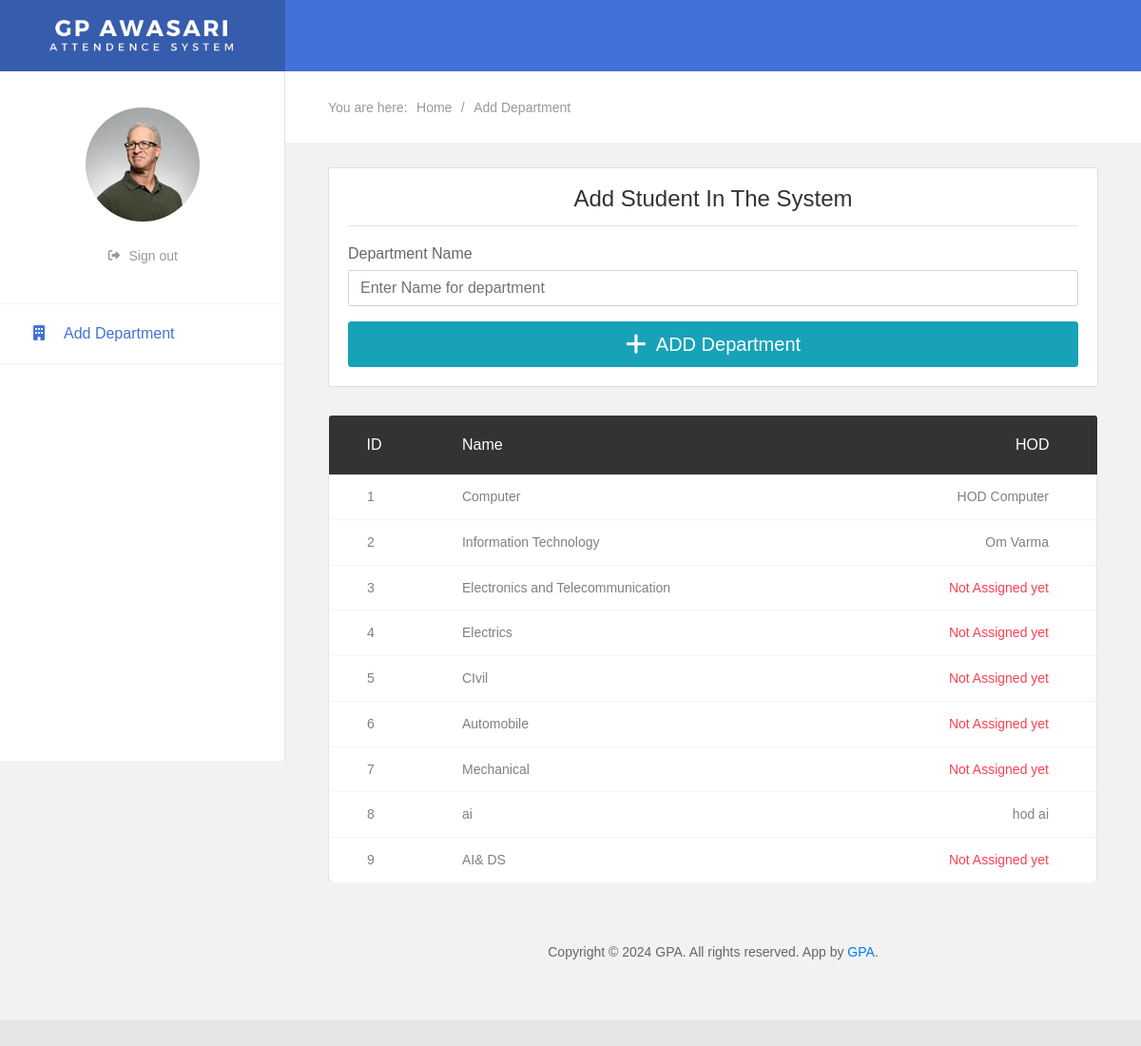
Screenshot of /principal/index.php (signed in) with the database file from the repository.
### tables this page shows
CREATE TABLE IF NOT EXISTS `department` (
  `id` int(11) NOT NULL AUTO_INCREMENT,
  `name` text NOT NULL,
  `status` tinyint(1) NOT NULL,
  PRIMARY KEY (`id`)
);

CREATE TABLE IF NOT EXISTS `hod_reg` (
  `id` int(11) NOT NULL AUTO_INCREMENT,
  `first_name` text NOT NULL,
  `last_name` text NOT NULL,
  `email` text NOT NULL,
  `phone` text NOT NULL,
  `password` text NOT NULL,
  `report_to` text NOT NULL,
  `department_id` text NOT NULL,
  PRIMARY KEY (`id`)
);

### principal/index.php (the view, shortened to what this page needs)
<!DOCTYPE html>
<html lang="en">
<head>
    <link href="css/font-face.css" rel="stylesheet" media="all">
    <link href="vendor/font-awesome-4.7/css/font-awesome.min.css" rel="stylesheet" media="all">
    <link href="vendor/font-awesome-5/css/fontawesome-all.min.css" rel="stylesheet" media="all">
    <link href="vendor/mdi-font/css/material-design-iconic-font.min.css" rel="stylesheet" media="all">
    <link href="vendor/bootstrap-4.1/bootstrap.min.css" rel="stylesheet" media="all">
    <link href="vendor/animsition/animsition.min.css" rel="stylesheet" media="all">
    <link href="vendor/bootstrap-progressbar/bootstrap-progressbar-3.3.4.min.css" rel="stylesheet" media="all">
    <link href="vendor/wow/animate.css" rel="stylesheet" media="all">
    <link href="vendor/css-hamburgers/hamburgers.min.css" rel="stylesheet" media="all">
    <link href="vendor/slick/slick.css" rel="stylesheet" media="all">
    <link href="vendor/select2/select2.min.css" rel="stylesheet" media="all">
    <link href="vendor/perfect-scrollbar/perfect-scrollbar.css" rel="stylesheet" media="all">
    <link href="vendor/vector-map/jqvmap.min.css" rel="stylesheet" media="all">
    <link href="css/theme.css" rel="stylesheet" media="all">
</head>
<body class="animsition">
    <div class="page-wrapper">
        <?php
			include ('admin_includes/sidebar.php');
		?>
        <div class="page-container2">
            <?php
                include ('admin_includes/header_desktop.php');
            ?>
            <section class="au-breadcrumb m-t-75">
                <div class="section__content section__content--p30">
                    <div class="container-fluid">
                        <div class="row">
                            <div class="col-md-12">
                                <div class="au-breadcrumb-content">
                                    <div class="au-breadcrumb-left">
                                        <span class="au-breadcrumb-span">You are here:</span>
                                        <ul class="list-unstyled list-inline au-breadcrumb__list">
                                            <li class="list-inline-item active">
                                                <a href="#">Home</a>
                                            </li>
                                            <li class="list-inline-item seprate">
                                                <span>/</span>
                                            </li>
                                            <li class="list-inline-item">Add Department</li>
                                        </ul>
                                    </div>
                                </div>
                            </div>
                        </div>
                    </div>
                </div>
            </section>
            <br>
            <div class="section__content section__content--p30">
                <div class="container-fluid">
                    <div class="row">
                        <div class="col-lg-12">
                            <div class="card">
                                <div class="card-body">
                                    <div class="card-title">
                                        <h3 class="text-center title-2">Add Student in the system</h3>
                                    </div>
                                    <hr>
                                    <form action="" method="post" novalidate="novalidate">
                                        <div class="form-group">
                                            <label for="dept" class="control-label mb-1">Department Name</label>
                                            <input id="dept" name="dept" type="text" class="form-control" aria-required="true" aria-invalid="false" placeholder="Enter Name for department">
                                        </div>
                                        <div>
                                            <button  onclick=response()  id="payment-button" type="button" class="btn btn-lg btn-info btn-block">
                                                <i class="fa fa-plus fa-lg"></i>&nbsp;
                                                <span id="payment-button-amount">ADD Department</span>
                                            </button>
                                        </div>
                                    </form>
                                </div>
                            </div>
                        </div>
                        <div class="col-md-12">
                            <div class="table-responsive m-b-40">
                                <table class="table table-borderless table-data3">
                                    <thead>
                                        <tr>
                                            <th>ID</th>
                                            <th>Name</th>
                                            <th>HOD</th>
                                        </tr>
                                    </thead>
                                    <tbody>
                                        <?php
                                            $res = mysql_query("select * from department");
                                            $idd = 1;
                                            while($row = mysql_fetch_array($res))
                                            {
                                            $res1 = mysql_query("select first_name, last_name from hod_reg where department_id = '".$row['id']."' ");
                                            $row1 = mysql_fetch_array($res1);
                                        ?>
                                        <tr>
                                            <td> <?php echo $idd;?></td>
                                            <td> <?php echo $row['name'];?></td>
                                            <?php
                                            if ($row['status']==1){
                                                ?>
                                            <td><?php echo $row1['first_name']; echo " ".$row1['last_name'];?></td>
                                            <?php
                                            }else{
                                                echo "<td class='denied'>Not Assigned yet</td>";
                                            }
                                            ?>
                                        </tr>
                                        <?php $idd++; }
                                            ?>
                                    </tbody>
                                </table>
                            </div>
                        </div>
                    </div>
                </div>
            </div>
            <section>
                <div class="container-fluid">
                    <div class="row">
                        <div class="col-md-12">
                            <div class="copyright">
                                <p>Copyright © 2024 GPA. All rights reserved. App by <a href="http://codelikho.in">GPA</a>.</p>
                            </div>
                        </div>
                    </div>
                </div>
            </section>
        </div>
    </div>
</body>
</html>

### principal/admin_includes/sidebar.php (shortened to what this page needs)
<aside class="menu-sidebar2">
<div class="logo">
    <a href="#">
        <img src="images/icon/logo-white.png" alt="Cool Admin" />
    </a>
</div>
<div class="menu-sidebar2__content js-scrollbar1">
    <div class="account2">
        <div class="image img-cir img-120">
            <img src="images/icon/avatar-big-01.jpg" alt="John Doe" />
        </div>
        <a href="#"  data-toggle="modal" data-target="#logoutModal"><i class="fas fa-sign-out-alt fa-sm fa-fw mr-2 text-gray-400"></i>Sign out</a>
    </div>
    <nav class="navbar-sidebar2">
        <ul class="list-unstyled navbar__list">
            <li class="active has-sub">
                <a class="js-arrow" href="dept_add.php">
                    <i class="fa-solid fa-building"></i>Add Department
                </a>
            </li>
        </ul>
    </nav>
</div>
</aside>

### principal/admin_includes/header_desktop.php (shortened to what this page needs)
<header class="header-desktop2">
                <div class="section__content section__content--p30">
                    <div class="container-fluid">
                        <div class="header-wrap2">
                            <div class="header-button2">
                                <div class="header-button-item mr-0 js-sidebar-btn">
                                    <i class="zmdi zmdi-menu"></i>
                                </div>
                            </div>
                        </div>
                    </div>
                </div>
            </header>

### rows the page displays
department: name "Computer", hod_reg.first_name "HOD", hod_reg.last_name "Computer"
department: name "Information Technology", hod_reg.first_name "Om", hod_reg.last_name "Varma"
department: name "Electronics and Telecommunication", status "Not Assigned yet"
department: name "Electrics", status "Not Assigned yet"
department: name "CIvil", status "Not Assigned yet"
department: name "Automobile", status "Not Assigned yet"
department: name "Mechanical", status "Not Assigned yet"
department: name "ai", hod_reg.first_name "hod", hod_reg.last_name "ai"
department: name "AI& DS", status "Not Assigned yet"
